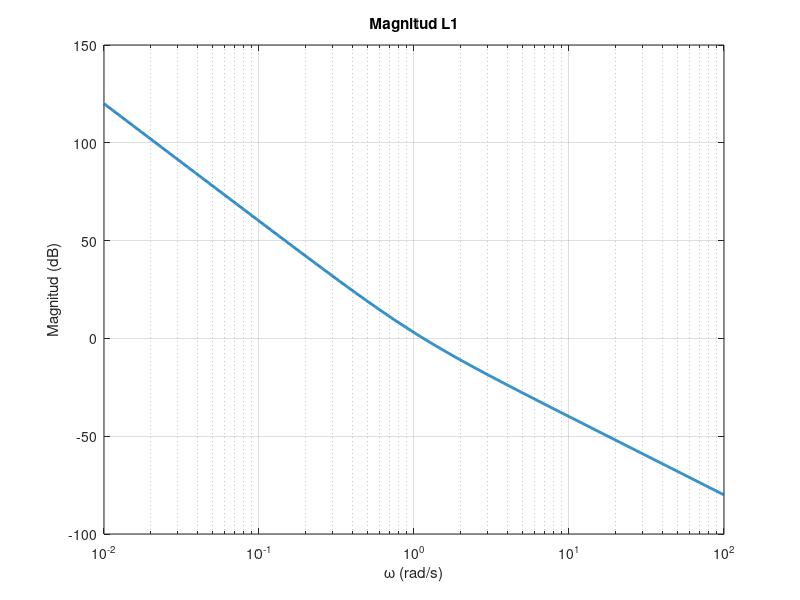
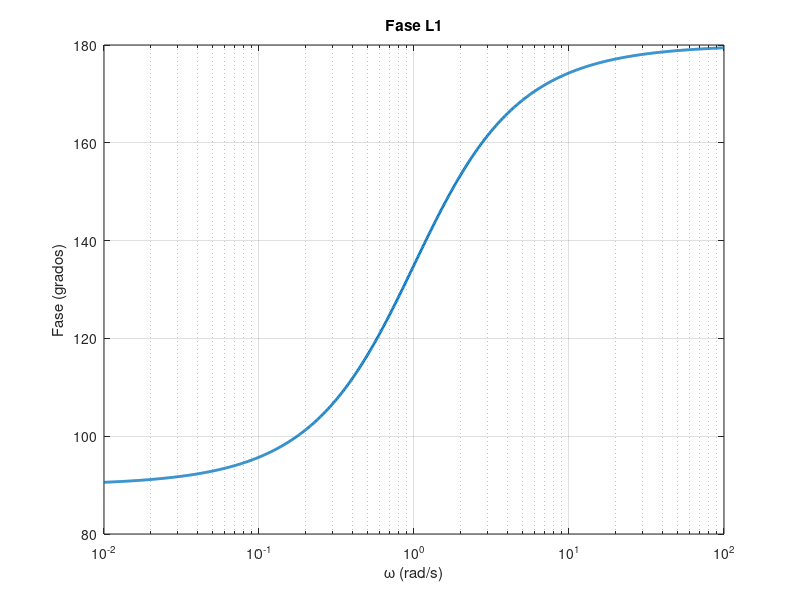
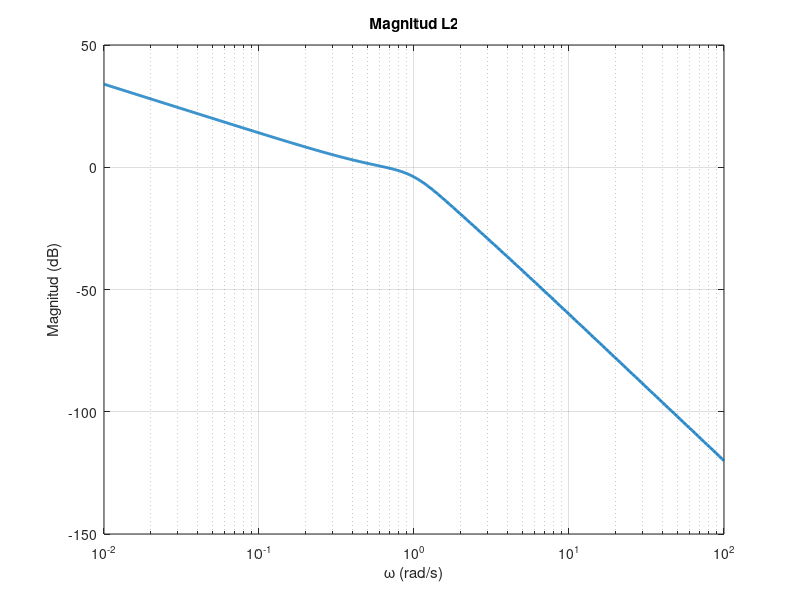
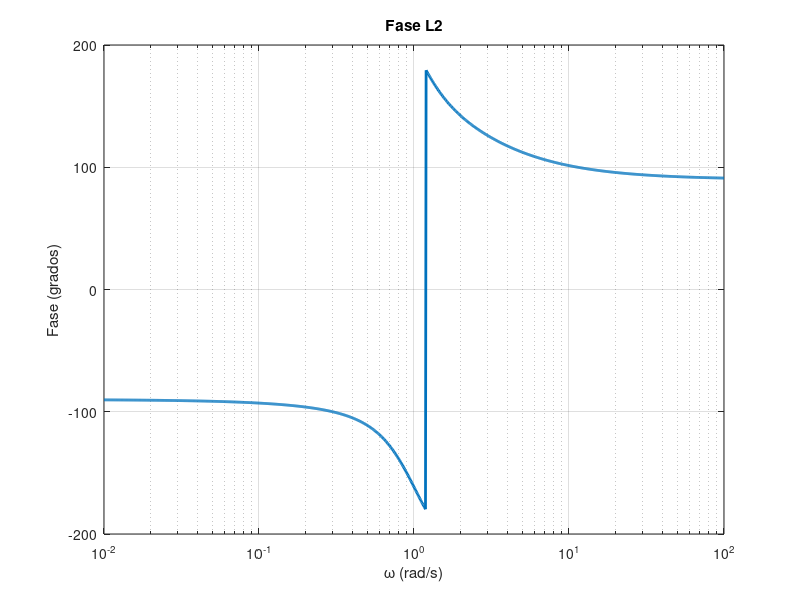

Write the MATLAB code that produced these figures, in order.
clc;
clear;
close all;

% Valor de k
k = 1;

% Vector de frecuencias
w = logspace(-2,2,1000);

% Variable compleja jw
jw = 1j*w;

%% =========================
% FUNCIONES DE TRANSFERENCIA
% ==========================

L1 = k*(jw+1)./(jw.^3);

L2 = k*(jw+1)./(jw.*(jw+2).*(jw.^2+jw+1));

L3 = k*(jw+3)./(jw.*(jw+1).*(jw+2));

L4 = k./((jw+2).*(jw-5));

L5 = k*(jw+1)./((jw+5).*(jw.^2-9));

L6 = k*(jw+1)./(jw.*(jw-1));

% Guardar en celda
L = {L1,L2,L3,L4,L5,L6};

%% =========================
% MAGNITUD Y FASE
% ==========================

for i = 1:length(L)

    % Magnitud
    mag = abs(L{i});

    % Magnitud en dB
    mag_dB = 20*log10(mag);

    % Fase
    phase = angle(L{i})*180/pi;

    %% Mostrar algunos valores

    fprintf('\n====================\n');
    fprintf('Sistema L%d\n',i);
    fprintf('====================\n');

    fprintf('Primeros 10 valores Magnitud dB:\n');
    disp(mag_dB(1:10));

    fprintf('Primeros 10 valores Fase:\n');
    disp(phase(1:10));

    %% GRAFICA MAGNITUD

    figure;
    semilogx(w,mag_dB,'LineWidth',2);
    grid on;
    title(['Magnitud L',num2str(i)]);
    xlabel('\omega (rad/s)');
    ylabel('Magnitud (dB)');

    %% GRAFICA FASE

    figure;
    semilogx(w,phase,'LineWidth',2);
    grid on;
    title(['Fase L',num2str(i)]);
    xlabel('\omega (rad/s)');
    ylabel('Fase (grados)');

end
